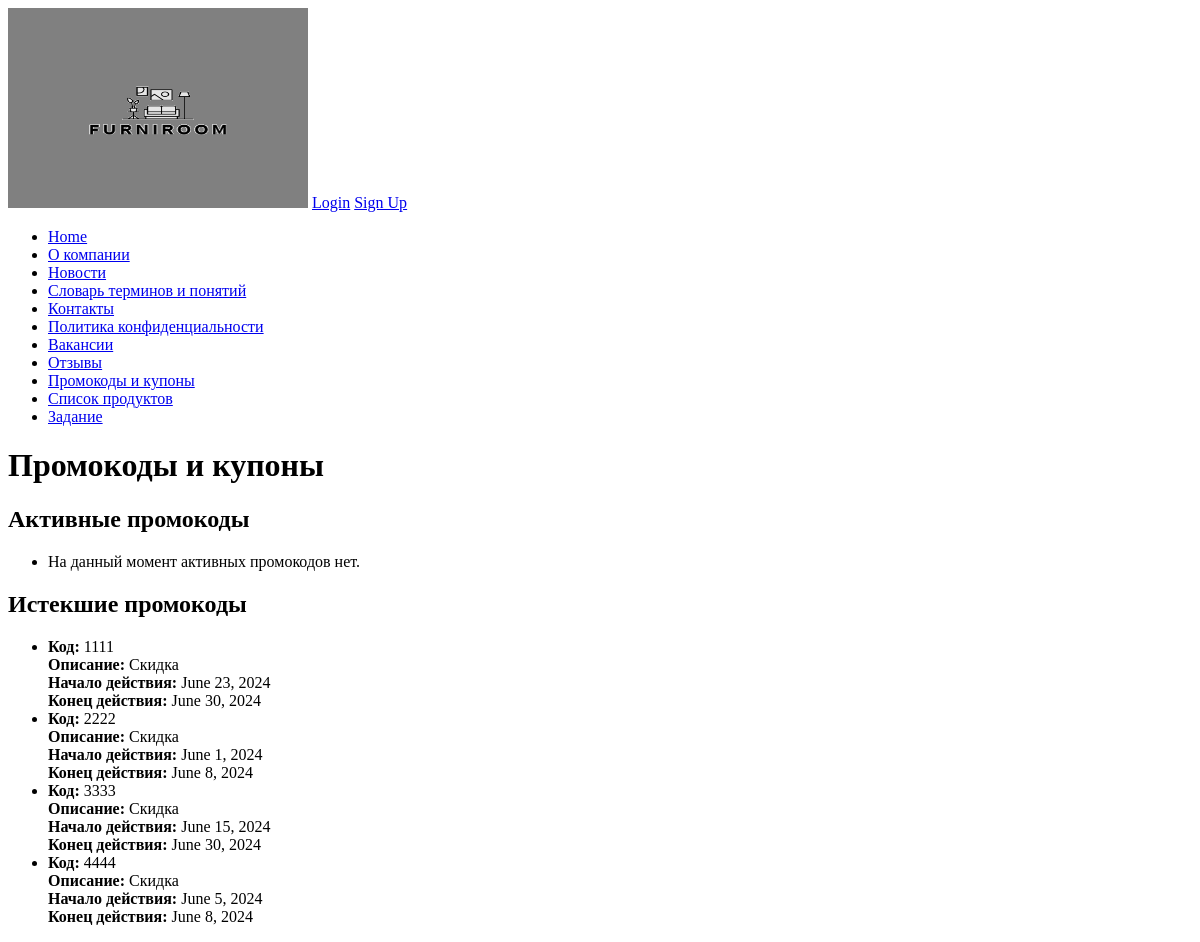
Page /promo_codes_list/ on the earlier database version.
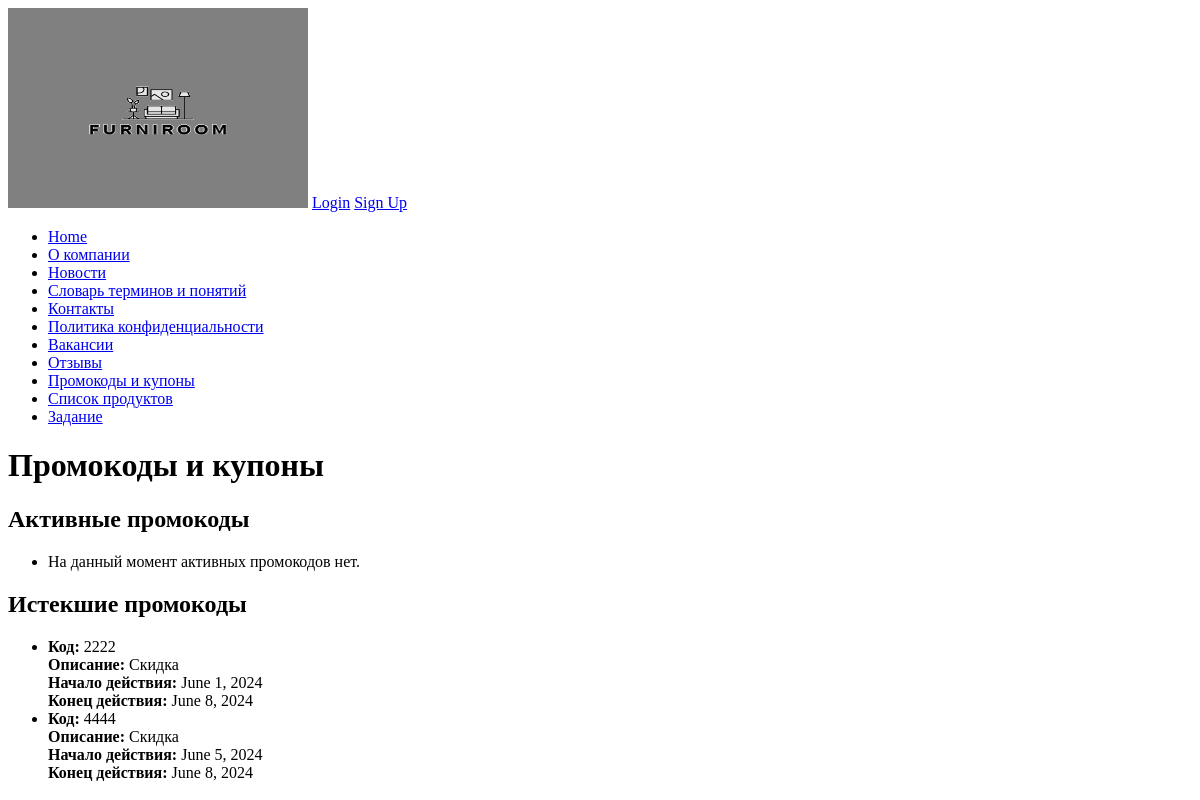
Same page on the later database version.
### furniture/models.py (models this page shows, shortened)
class PromoCode(models.Model):
    code = models.CharField(max_length=8)
    description = models.TextField()
    start_date = models.DateField()
    end_date = models.DateField()

### furniture/views.py (the view)
# urls.py: path('promo_codes_list/', promo_codes_list, name='promo_codes_list'),
def promo_codes_list(request):
    current_date = timezone.now().date()
    active_promo_codes = PromoCode.objects.filter(start_date__lte=current_date, end_date__gte=current_date)
    expired_promo_codes = PromoCode.objects.filter(end_date__lt=current_date)
    return render(request, 'promo_codes_list.html', {
        'active_promo_codes': active_promo_codes,
        'expired_promo_codes': expired_promo_codes,
    })

### furniture/templates/promo_codes_list.html (shortened to what this page needs)
{% extends 'base.html' %}
{% block content %}
    <h1>Промокоды и купоны</h1>
    <h2>Активные промокоды</h2>
    <ul>
        {% for promo_code in active_promo_codes %}
            <li>
                <strong>Код:</strong> {{ promo_code.code }}<br>
                <strong>Описание:</strong> {{ promo_code.description }}<br>
                <strong>Начало действия:</strong> {{ promo_code.start_date }}<br>
                <strong>Конец действия:</strong> {{ promo_code.end_date }}
            </li>
        {% empty %}
            <li>На данный момент активных промокодов нет.</li>
        {% endfor %}
    </ul>
    <h2>Истекшие промокоды</h2>
    <ul>
        {% for promo_code in expired_promo_codes %}
            <li>
                <strong>Код:</strong> {{ promo_code.code }}<br>
                <strong>Описание:</strong> {{ promo_code.description }}<br>
                <strong>Начало действия:</strong> {{ promo_code.start_date }}<br>
                <strong>Конец действия:</strong> {{ promo_code.end_date }}
            </li>
        {% empty %}
            <li>На данный момент нет истекших промокодов.</li>
        {% endfor %}
    </ul>
{% endblock %}

Differences in the rows shown:
removed PromoCode: code "1111", description "Скидка", start_date "June 23, 2024", end_date "June 30, 2024"
removed PromoCode: code "3333", description "Скидка", start_date "June 15, 2024", end_date "June 30, 2024"
